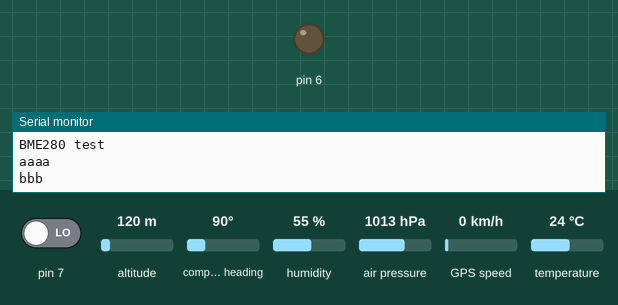
This sketch was run on a simulated Arduino Uno, built with avr-gcc and run on an emulated ATmega328P. Shown: output pins drawn as LEDs (lit = HIGH), the last lines printed to the serial monitor. The test bench sets the inputs (shaded band); at power-on: pin 7 LOW, altitude 120 m, compass heading 90°, humidity 55 %, air pressure 1013 hPa, GPS speed 0 km/h, temperature 24 °C. Storage starts empty; the GPS gets a fix after 3 s at 37.7749, -122.4194 with 8 satellites.

Above: at 1.2 s.
1.3 s: pin 7 driven HIGH
At 2.5 s:
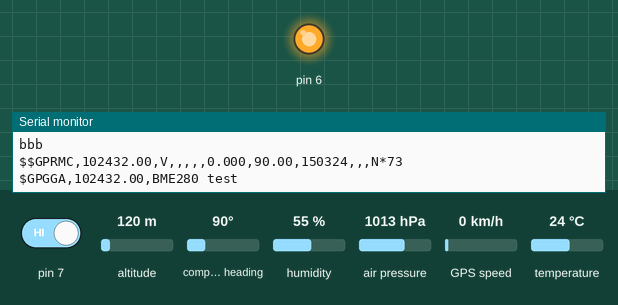
13.3 s: pin 7 driven LOW
At 14.0 s:
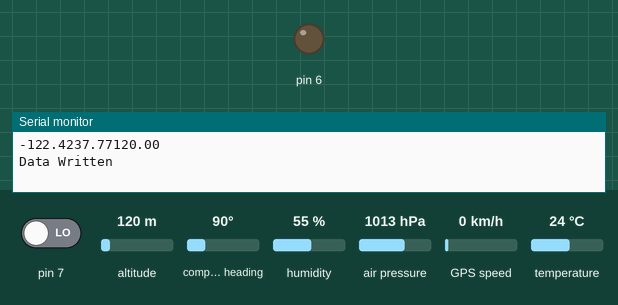
Timing chart, 0 to 15.8 s (numbered marks = the images above; inputs shaded):
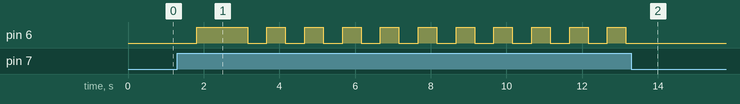

The sketch:

Soil_test.ino
```cpp
#include <Wire.h>
#include <SPI.h>
#include <SD.h>
#include <EEPROM.h>
#include <SoftwareSerial.h>
#include <TinyGPS.h>
#include <Adafruit_Sensor.h>
#include <Adafruit_BME280.h>

#define BME_SCK 13
#define BME_MISO 12
#define BME_MOSI 11
#define BME_CS 10

#define SEALEVELPRESSURE_HPA (1013.25)

Adafruit_BME280 bme; // I2C
//Adafruit_BME280 bme(BME_CS); // hardware SPI
//Adafruit_BME280 bme(BME_CS, BME_MOSI, BME_MISO, BME_SCK); // software SPI

File dataFile;
TinyGPS gps;
SoftwareSerial serial(9, 10);
bool sdStat=false;
void setup() {
    Serial.begin(9600);
    serial.begin(9600);
    sdStat=SD.begin(8);
    Serial.println(F("BME280 test"));

    //EEPROM.update(0,1);

    pinMode(7,INPUT);
    pinMode(6,OUTPUT);

    bool status;
    Serial.println("aaaa");
    status = bme.begin();
    Serial.println("bbb");
    if (!status) {
        Serial.println("Could not find a valid BME280 sensor, check wiring!");
        while (1);
    }


}

struct data
    {
      int temp,pressure,humidity,soil_hum;
      float lon,lat,alt;
    }dataVal;


void loop() {
    int count=0;
    while(digitalRead(7))
    {
      delay(10);
      count++;
      if(count>50)
      {

      digitalWrite(6,HIGH);
      saveVal();
      count=0;
      break;
      }
    }
    //Serial.println("called");
   // saveVal();

}

void saveVal()
{
int temperature,pressure,humidity,soil_hum;
    float lon,lat,alt;

    bmeValues(&temperature,&pressure,&humidity);

    readGPS(&lat,&lon,&alt);
    Serial.print(lon);Serial.print(lat);Serial.println(alt);
    dataVal.temp=temperature;
    dataVal.pressure=pressure;
    dataVal.humidity=humidity;
    dataVal.soil_hum=soil_hum;
    dataVal.lon=lon;
    dataVal.lat=lat;
    dataVal.alt=alt;

    writeSD();
    Serial.println("Data Written");
    digitalWrite(6,LOW);

}


void bmeValues(int* temp,int* pressure,int* humidity)
{
    *temp=int(bme.readTemperature());
    *pressure=int(bme.readPressure()/100.0F);
    *humidity=int(bme.readHumidity());


    /*Serial.print("Temperature = ");
    Serial.print(*temp);
    Serial.println(" *C");

    Serial.print("Pressure = ");

    Serial.print(*pressure);
    Serial.println(" hPa");

    Serial.print("Approx. Altitude = ");
    Serial.print(bme.readAltitude(SEALEVELPRESSURE_HPA));
    Serial.println(" m");

    Serial.print("Humidity = ");
    Serial.print(*humidity);
    Serial.println(" %");

    Serial.println();*/
}

void writeSD()
{
if (!sdStat)
   Serial.println("SD card initialization failed...");
   return;
   dataFile=SD.open("data.txt",FILE_WRITE);

   int temp=dataVal.temp;
   int pressure=dataVal.pressure;
   int humidity=dataVal.humidity;
   int soil_hum=dataVal.soil_hum;
   int longitude=dataVal.lon;
   int lattitude=dataVal.lat;
   int alt=dataVal.alt;
   int sno=EEPROM.read(0);

   String data=(String(sno)+"     "+String(temp)+"     "+String(pressure)+"     "+String(humidity)+"     "+String(soil_hum)+"     "+String(longitude)+"     "+String(lattitude)+"     "+String(alt));
   if(dataFile)
   {
    dataFile.println(data);
    EEPROM.update(0,sno+1);
    dataFile.close();
   }

 }

 void readSD()
 {
  dataFile=SD.open("data.txt");
  if(dataFile)
  {

  }
 }


 void readGPS(float* lattitude,float* longitude,float* alt)
 {
  bool isData=false;
  while(!isData)
  {
    while(serial.available())
    {
      char c=serial.read();
      Serial.write(c);
      if(gps.encode(c))
       isData=true;
    }

    if(isData)
    {
      unsigned long age;
      gps.f_get_position(lattitude,longitude,&age);
      *alt=gps.f_altitude();
    }
  }

 }
```

Measured:
- after the input at 1.3 s, pin 6: LOW → HIGH after 0.51 s, then repeats every 1.0 s: LOW 0.51 s, HIGH 0.49 s
- after the input at 13.3 s, pin 6: stops changing and stays LOW
